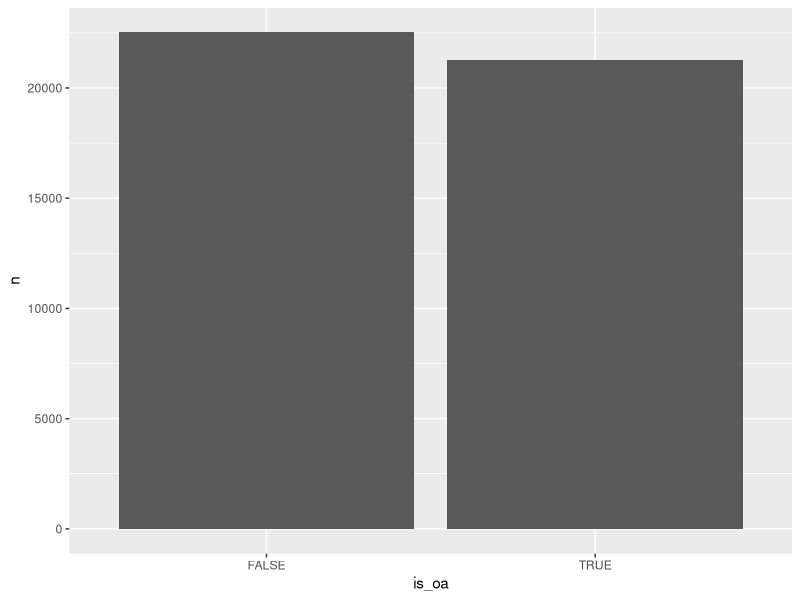
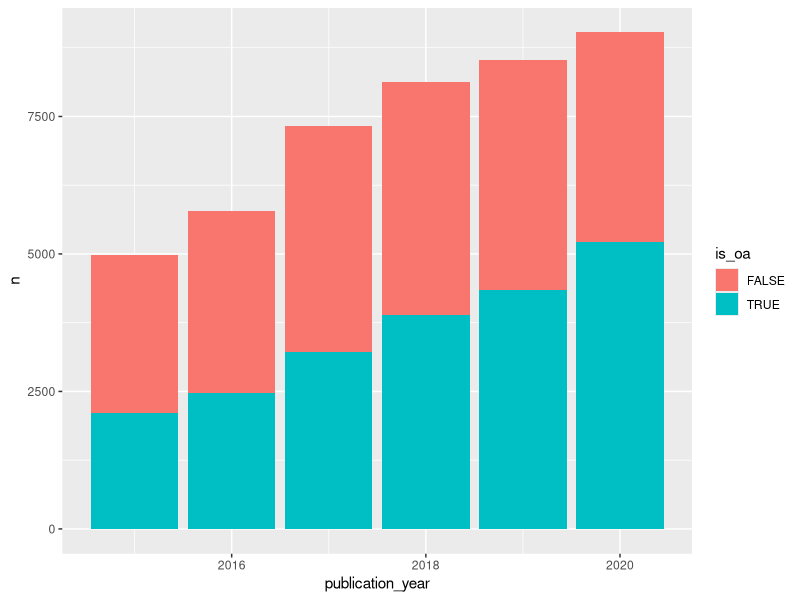
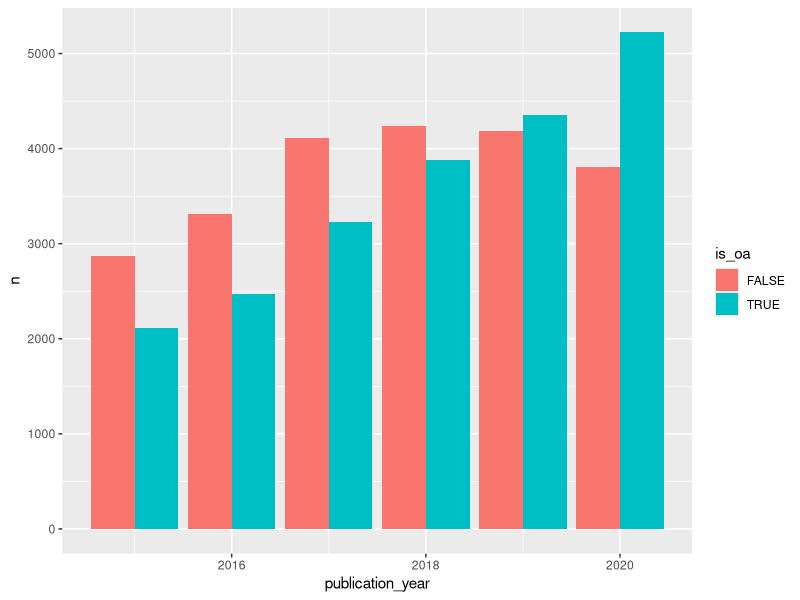
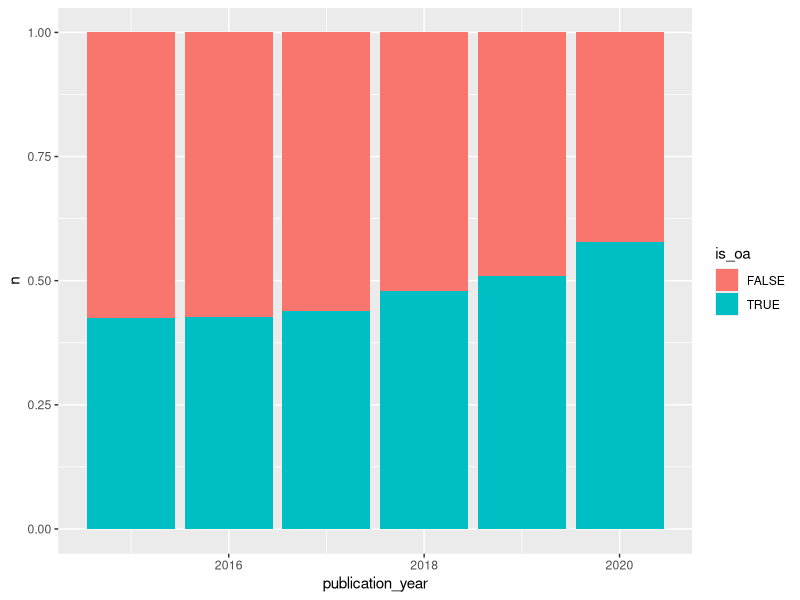
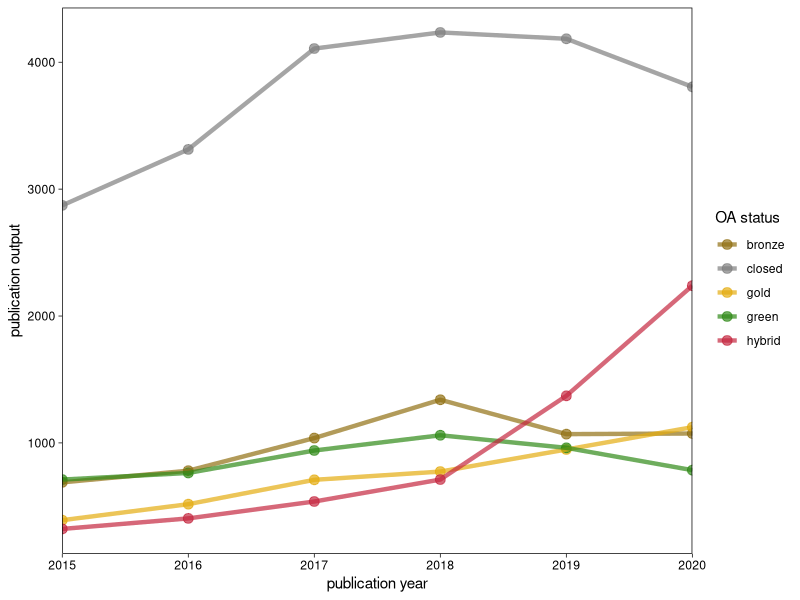
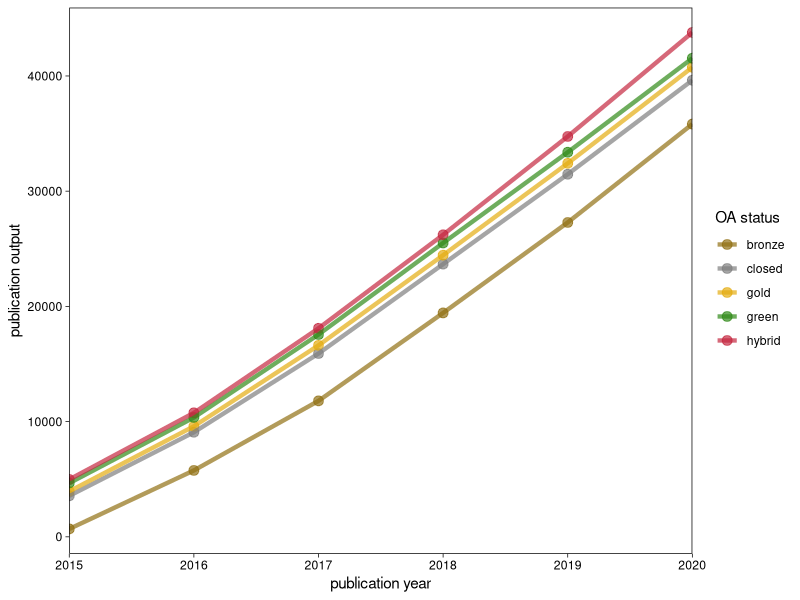
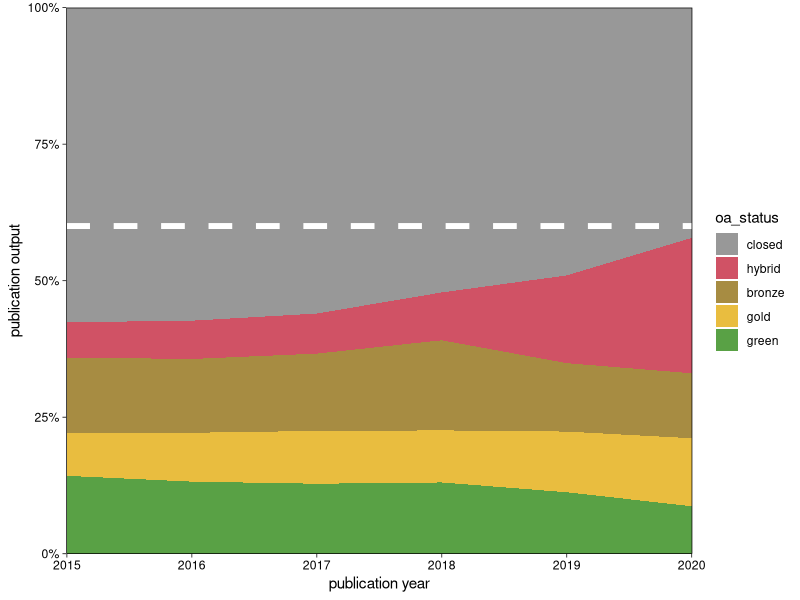

These figures' R source, in order: (Note: this script raises an error after producing the figures.)
# analysis and visualisation

# Step 1: load packages
#install.packages("dplyr")
#install.packages("ggplot2")
#install.packages("forcats")
library(dplyr)
library(ggplot2)
library(forcats)



# Step 2: loading and preparing the data
DF_crossref <- read.csv("./data/crossref_metadata.csv", row.names = "X")
DF_Unpaywall <- read.csv("./data/Unpaywall_metadata.csv", row.names = "X")

DF <- left_join(DF_crossref, DF_Unpaywall, by = "DOIs")



# Step 3: inspecting the data
str(DF)

table(DF$publication_year)
table(DF$resource_type)



# Step 4: cleaning the data
DF <- filter(DF, publication_year <= 2020)
table(DF$publication_year)

DF <- filter(DF, resource_type == "journal-article" | resource_type == "proceedings-article")
table(DF$resource_type)

sum(duplicated(DF$DOIs))



# Step 5: 
DF %>%
  count(is_oa) %>%
  mutate(percent = n / sum(n) * 100)

DF %>%
  group_by(publication_year) %>%
  count(is_oa) %>%
  mutate(percent = n / sum(n) * 100)

lm_not_oa <- DF %>%
  filter(is_oa == FALSE) %>%
  group_by(publication_year) %>%
  count(is_oa)
lm_not_oa <- lm(data = lm_not_oa, formula = n ~ publication_year)
summary(lm_not_oa)$coef
summary(lm_not_oa)$r.squared

lm_oa <- DF %>%
  filter(is_oa == TRUE) %>%
  group_by(publication_year) %>%
  count(is_oa)
lm_oa <- lm(data = lm_oa, formula = n ~ publication_year)
summary(lm_oa)$coef
summary(lm_oa)$r.squared



# Step 6: visualise the results
DF %>%
  count(is_oa) %>%
  ggplot(aes(x = is_oa, y = n)) +
  geom_col()

DF %>%
  group_by(publication_year) %>%
  count(is_oa) %>%
  ggplot(aes(x = publication_year, y = n, fill = is_oa)) +
  geom_col()

DF %>%
  group_by(publication_year) %>%
  count(is_oa) %>%
  ggplot(aes(x = publication_year, y = n, fill = is_oa)) +
  geom_col(position = "dodge")

DF %>%
  group_by(publication_year) %>%
  count(is_oa) %>%
  ggplot(aes(x = publication_year, y = n, fill = is_oa)) +
  geom_col(position = "fill")



# Step 7: going beyond...
DF %>%
  group_by(publication_year) %>%
  count(oa_status) %>%
  ggplot(aes(x = publication_year, y = n, color = oa_status)) +
  geom_point(size = 3, alpha = 0.7) +
  geom_line(size = 1.5, alpha = 0.7) +
  scale_color_manual(values = c("#917013", "grey50", "#e3ac10", "#308a17", "#c4273f")) +
  scale_x_continuous(expand = c(0,0)) +
  labs(x = "publication year", y = "publication output", color = "OA status") +
  theme_linedraw() +
  theme(panel.grid = element_blank())

DF %>%
  group_by(publication_year) %>%
  count(oa_status) %>%
  ggplot(aes(x = publication_year, y = cumsum(n), color = oa_status)) +
  geom_point(size = 3, alpha = 0.7) +
  geom_line(size = 1.5, alpha = 0.7) +
  scale_color_manual(values = c("#917013", "grey50", "#e3ac10", "#308a17", "#c4273f")) +
  scale_x_continuous(expand = c(0,0)) +
  labs(x = "publication year", y = "publication output", color = "OA status") +
  theme_linedraw() +
  theme(panel.grid = element_blank())

DF %>%
  group_by(publication_year) %>%
  count(oa_status) %>%
  mutate(oa_status = fct_relevel(oa_status, "closed", "hybrid", "bronze", "gold", "green")) %>%
  ggplot(aes(x = publication_year, y = n, fill = oa_status)) +
  geom_area(position = "fill", alpha = 0.8) +
  geom_hline(yintercept = 0.6, linetype = "dashed", color = "white", size = 2) +
  scale_fill_manual(values = c( "grey50", "#c4273f", "#917013", "#e3ac10", "#308a17")) +
  scale_x_continuous(expand = c(0,0)) +
  scale_y_continuous(expand = c(0,0), labels = scales::percent) +
  labs(x = "publication year", y = "publication output", color = "OA status") +
  theme_linedraw() +
  theme(panel.grid = element_blank())



# EXTRA: credit where credit is due
citation("base")
citation("jsonlite")
citation("roadoi")
citation("rcrossref")
citation("dplyr")
citation("ggplot2")
citation("forcats")
